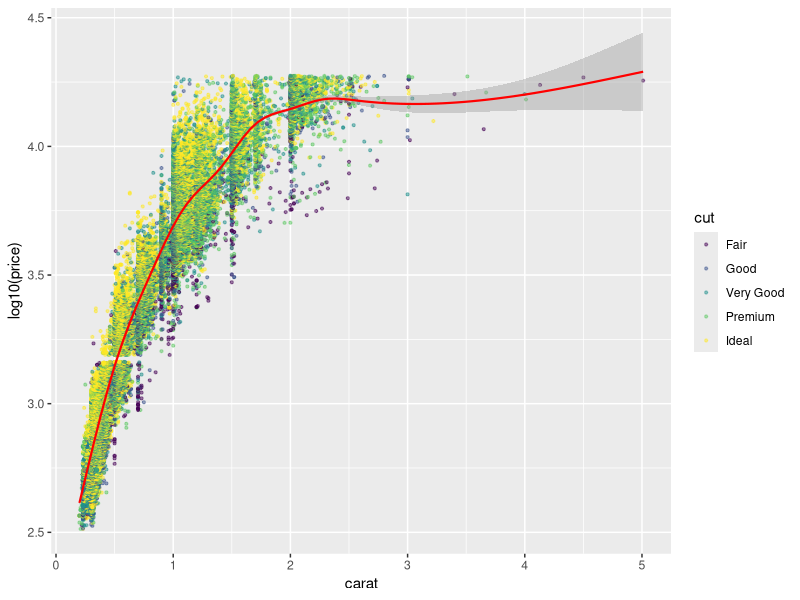
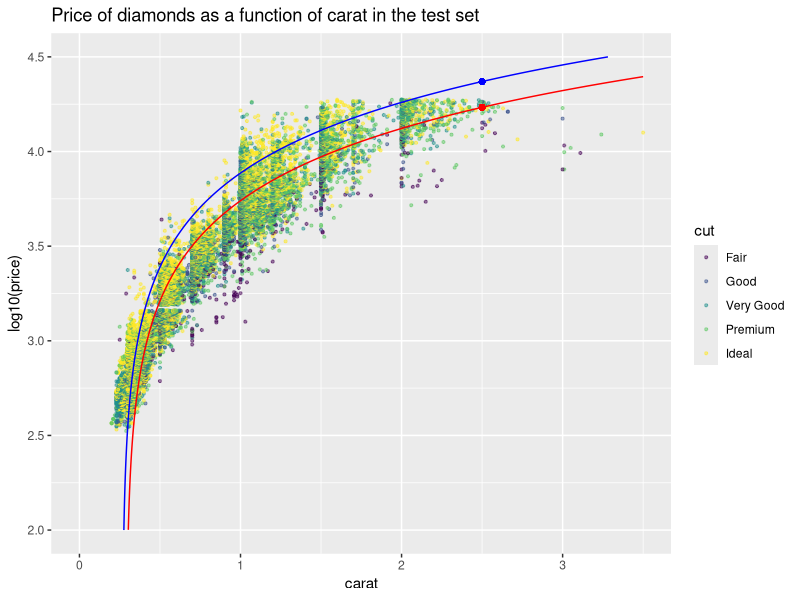
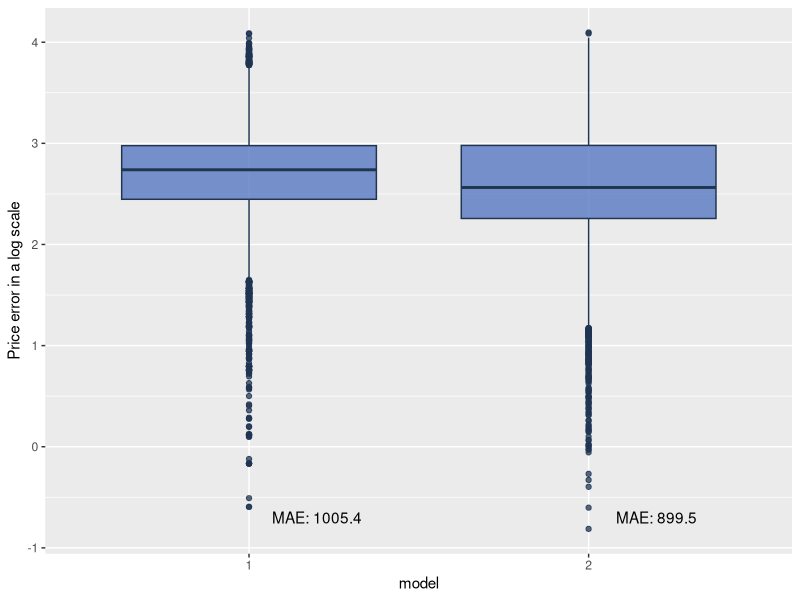

Recreate these plots in R, in order.
library(caret)
library(dplyr)
library(ggplot2)
#library(plotly)

diamondsData <- select(diamonds, -contains("color"), -contains("clarity"))

set.seed(138574)
inTrain <- createDataPartition(y = diamondsData$price, p = 0.7, list = FALSE)
training <- diamondsData[inTrain, ]
test <- diamondsData[-inTrain, ]

ggplot(training, aes(x = carat, y = log10(price))) + 
    geom_point(aes(color = cut), size = 0.75, alpha = 0.5) + 
    geom_smooth(color = "red", size = 0.75)

model1 <- lm(price ~ carat, data = training)
model2 <- lm(price ~ carat + depth + x + y + z, data = training)

# use a fraction of the test set to show in the plot with the model
test_indx <- createDataPartition(y = test$price, p = 0.4, list = FALSE)
test_plot <- test[test_indx, ]

# model1 predictions
model1Pred <- data.frame(carat = seq(min(test$carat), max(test$carat), 
                                length = length(test$carat)))
model1Pred$price1 <- predict(model1, newdata = model1Pred)

# model2 predictions
l = length(test$carat)
indx = 3
model2Pred <- data.frame(carat = seq(min(test$carat), max(test$carat), 
                                      length = l), 
                          depth = rep(test$depth[indx], l), 
                          x = rep(test$x[indx], l), 
                          y = rep(test$y[indx], l), 
                          z = rep(test$z[indx], l)
                          )
model2Pred$price2 <- predict(model2, model2Pred)

p <- ggplot(test, aes(x = carat)) + 
    geom_point(aes(y = log10(price), color = cut), 
               alpha = 0.5, size = 0.75)
p <- p + geom_line(data = model1Pred, aes(y = log10(price1)), colour = "red")
p <- p + geom_line(data = model2Pred, 
                   aes(x = carat, y = log10(price2)), 
                   colour = "blue")
p <- p + geom_point(aes(x = 2.5, 
                        y = log10(predict(model1, newdata = data.frame(carat = 2.5)))), 
                    colour = "red")
p <- p + geom_point(aes(x = 2.5, 
                        y = log10(predict(model2, 
                                          data.frame(
                                              carat = 2.5, 
                                              depth = test$depth[indx], 
                                              x = test$x[indx], 
                                              y = test$y[indx], 
                                              z = test$z[indx])))), 
                    colour = "blue")
p <- p + xlim(0, 3.5) + ylim(2, 4.5)
p + ggtitle("Price of diamonds as a function of carat in the test set")

# mean absolute error
predict1 <- predict(model1, newdata = test)
predict2 <- predict(model2, newdata = test)

# model 1
maeModel1 <- sprintf("MAE: %.1f", mean(abs(test$price - predict1)))
# model 2
maeModel2 <- sprintf("MAE: %.1f", mean(abs(test$price - predict2)))


# error distribution
resModel1 <- data.frame(model = 1, 
                        error = test$price - predict1)
resModel2 <- data.frame(model = 2, 
                        error = test$price - predict2)


dataRes <- rbind(resModel1, resModel2)
dataRes$model <- factor(dataRes$model, labels = c("1", "2"))
textPlot <- data.frame(x = c(1.2, 2.2), y = c(-0.7, -0.7), 
                       labs = c(maeModel1, maeModel2))

fill <- "#4d71bf"
line <- "#1F3552"

p <- ggplot(dataRes, aes(x = model, y = log10(error))) + 
    geom_boxplot(fill = fill, colour = line, alpha = 0.75)
p <- p + scale_y_continuous("Price error in a log scale")
p <- p + geom_text(data = textPlot, aes(x = textPlot$x, y = textPlot$y, 
                       label = textPlot$labs, group = NULL))
p




